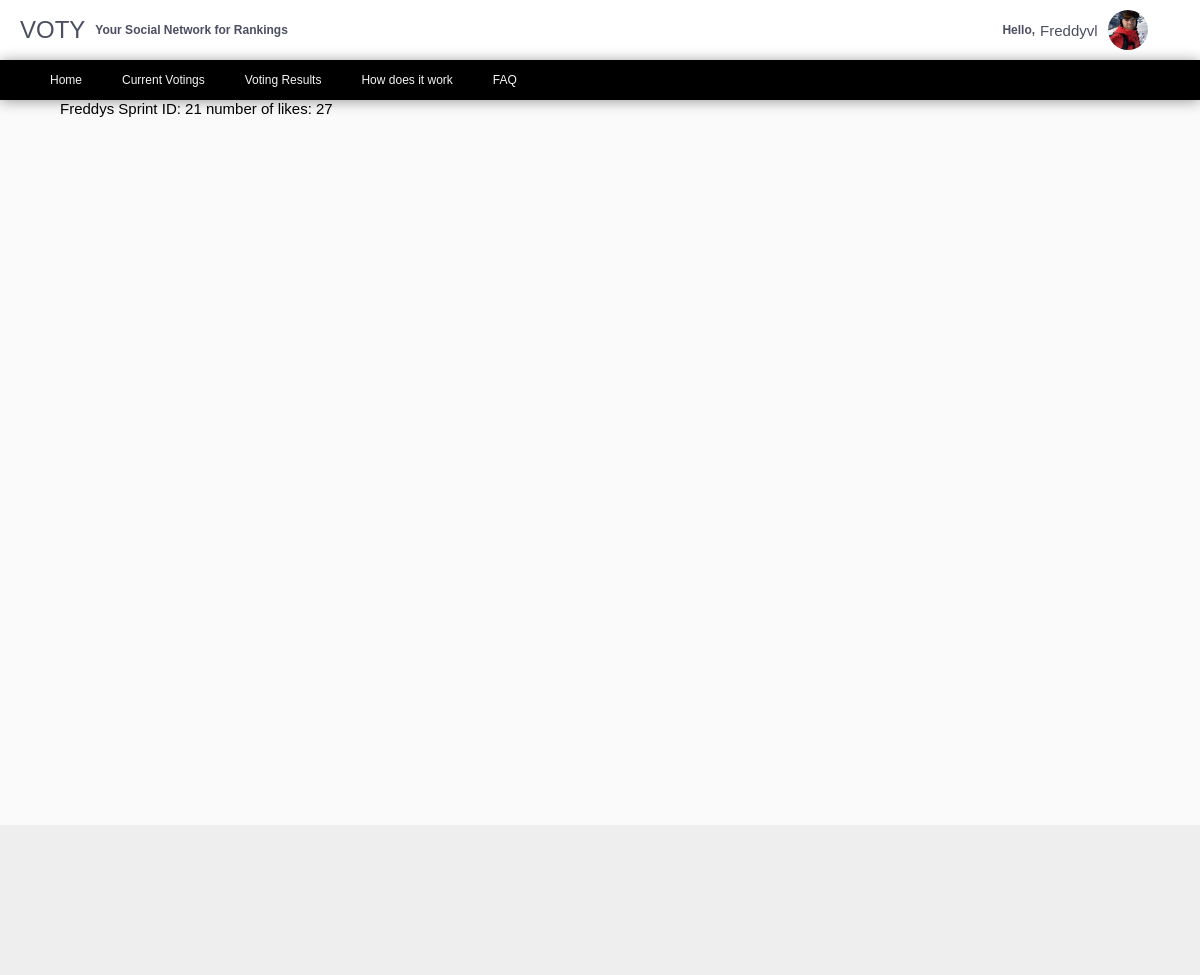
The app's page /voting/1/21/ (signed in), older data.
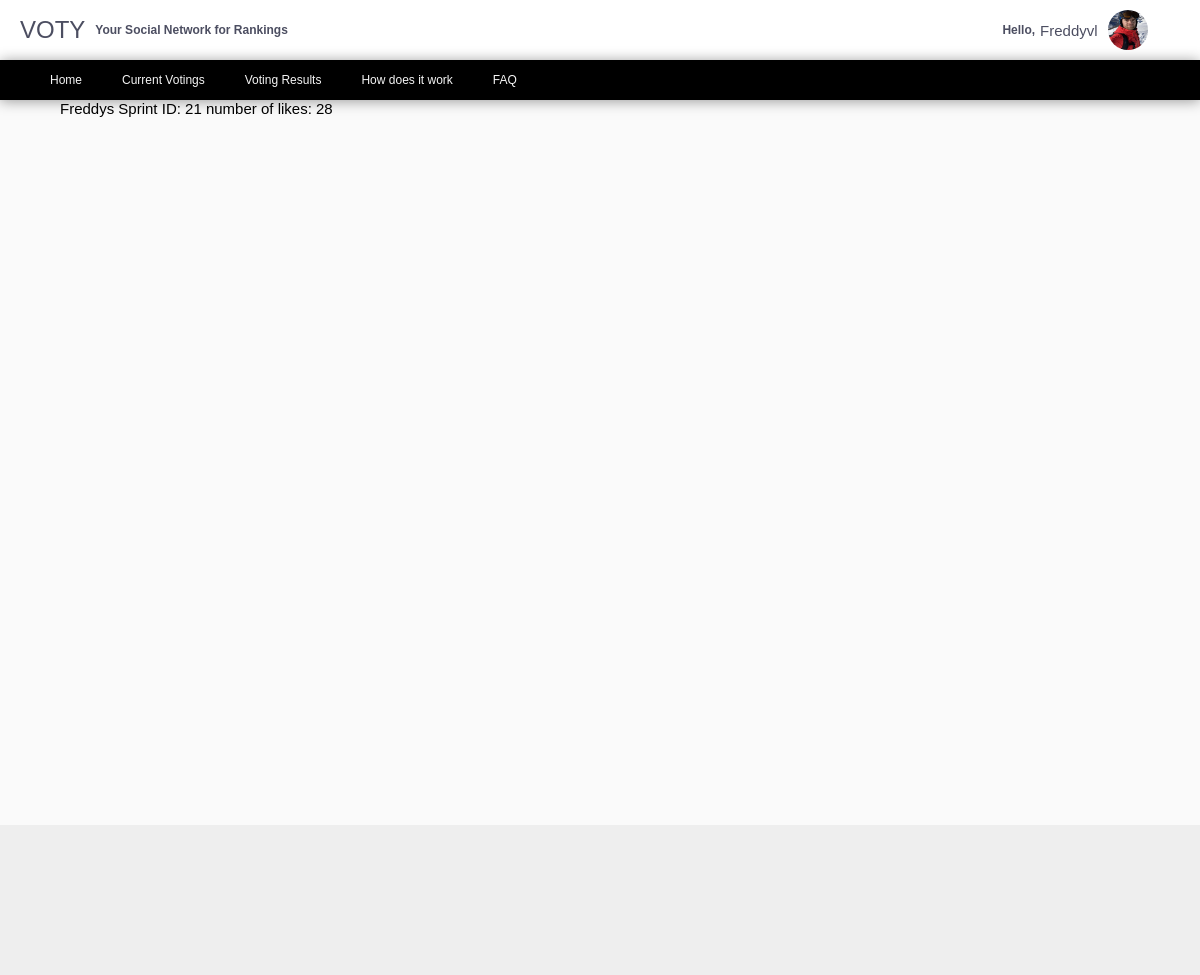
The same page, newer data.
### voting/models.py (models this page shows, shortened)
class Element(models.Model):
    title = models.CharField(max_length=100)
    description = models.TextField(blank=True)
    voting = models.ForeignKey(Voting, on_delete=models.CASCADE, related_name='related_votings')
    likes = models.PositiveIntegerField(default=0)
    link = models.CharField(max_length=300, blank=True, default='https://images.pexels.com/photos/2444429/pexels-photo-2444429.jpeg?auto=compress&cs=tinysrgb&dpr=2&h=750&w=1260')

### voting/views.py (the view)
# urls.py: path('<int:pk>/<int:pk_element>/', ElementDetailview.as_view(), name="element-detail"),
class ElementDetailview(DetailView):
    model = Element
    def get_object(self):
        pk2 = self.kwargs['pk_element']
        element = get_object_or_404(Element, pk=pk2)
        return element

### voting/templates/voting/element_detail.html
{% extends 'voting/base.html' %}
{% load crispy_forms_tags %}
{% block content %}
        {{ object.title }}
        ID: {{ object.id }}
        number of likes: {{ object.likes }}
{% endblock content%}

Row changes from the older to the newer data that the page shows:
changed Element "Freddys Sprint": likes "27" → "28"
